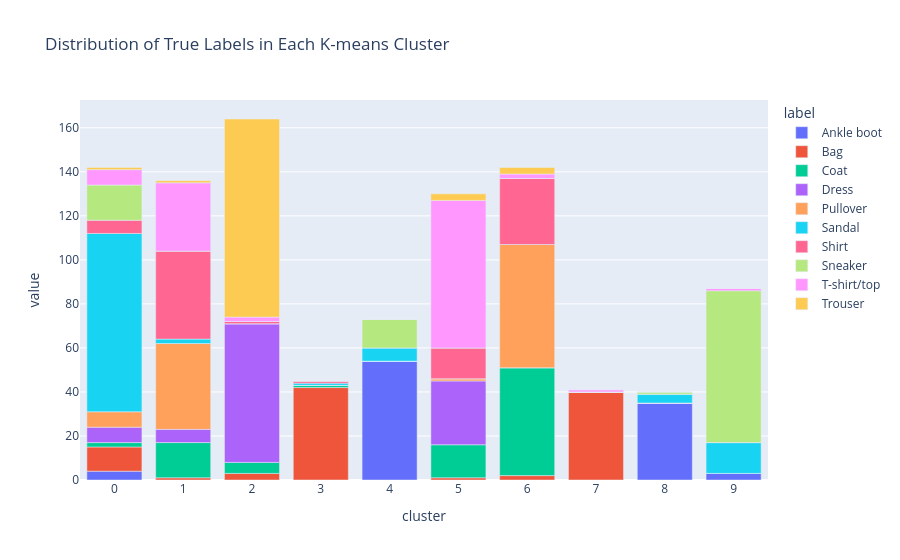

Notebook cell for this chart:
### Markdown cell above
### Problem 2b: Evaluating K-means Clustering

K-means clustering groups data points into clusters based on their similarity. To evaluate how well the clustering algorithm has separated the classes, we can analyze the distribution of true labels within each cluster.

**Task:** 
1. Use the `kmeans_df` `DataFrame` to calculate the distribution of true labels (`label`) within each cluster (`cluster`).
2. Create a [stacked bar plot](https://plotly.com/python/bar-charts/) to visualize the label counts per cluster. Each bar should represent a cluster, and the segments of the bar should represent the counts of each label within that cluster.

**Hint:** If you are running into issues where there are bars “hidden” behind other ones in your Plotly bar chart, try making sure you use fillna(0) or unstack(fill_value=0) after grouping by your KMean clusters.

### Code cell
# TODO: Create a stacked bar plot of the label counts per cluster.
cluster_label_counts = kmeans_df.groupby('cluster')['label'].value_counts().unstack(fill_value=0)
display(cluster_label_counts.info())
display(cluster_label_counts.head(5))

cluster_label_counts.plot(
    kind='bar',
    title='Distribution of True Labels in Each K-means Cluster'
)

### Figure 1 — Plotly figure (JSON) as saved in the notebook; plotly's stock layout.template omitted (floating-point values rounded to 4 significant figures)
{"data": [{"hovertemplate": "label=Ankle boot<br>cluster=%{x}<br>value=%{y}<extra></extra>", "legendgroup": "Ankle boot", "marker": {"color": "#636efa", "pattern": {"shape": ""}}, "name": "Ankle boot", "orientation": "v", "showlegend": true, "textposition": "auto", "type": "bar", "x": ["0", "1", "2", "3", "4", "5", "6", "7", "8", "9"], "xaxis": "x", "y": [4, 0, 0, 0, 54, 0, 0, 0, 35, 3], "yaxis": "y"}, {"hovertemplate": "label=Bag<br>cluster=%{x}<br>value=%{y}<extra></extra>", "legendgroup": "Bag", "marker": {"color": "#EF553B", "pattern": {"shape": ""}}, "name": "Bag", "orientation": "v", "showlegend": true, "textposition": "auto", "type": "bar", "x": ["0", "1", "2", "3", "4", "5", "6", "7", "8", "9"], "xaxis": "x", "y": [11, 1, 3, 42, 0, 1, 2, 40, 0, 0], "yaxis": "y"}, {"hovertemplate": "label=Coat<br>cluster=%{x}<br>value=%{y}<extra></extra>", "legendgroup": "Coat", "marker": {"color": "#00cc96", "pattern": {"shape": ""}}, "name": "Coat", "orientation": "v", "showlegend": true, "textposition": "auto", "type": "bar", "x": ["0", "1", "2", "3", "4", "5", "6", "7", "8", "9"], "xaxis": "x", "y": [2, 16, 5, 1, 0, 15, 49, 0, 0, 0], "yaxis": "y"}, {"hovertemplate": "label=Dress<br>cluster=%{x}<br>value=%{y}<extra></extra>", "legendgroup": "Dress", "marker": {"color": "#ab63fa", "pattern": {"shape": ""}}, "name": "Dress", "orientation": "v", "showlegend": true, "textposition": "auto", "type": "bar", "x": ["0", "1", "2", "3", "4", "5", "6", "7", "8", "9"], "xaxis": "x", "y": [7, 6, 63, 0, 0, 29, 0, 0, 0, 0], "yaxis": "y"}, {"hovertemplate": "label=Pullover<br>cluster=%{x}<br>value=%{y}<extra></extra>", "legendgroup": "Pullover", "marker": {"color": "#FFA15A", "pattern": {"shape": ""}}, "name": "Pullover", "orientation": "v", "showlegend": true, "textposition": "auto", "type": "bar", "x": ["0", "1", "2", "3", "4", "5", "6", "7", "8", "9"], "xaxis": "x", "y": [7, 39, 0, 0, 0, 1, 56, 0, 0, 0], "yaxis": "y"}, {"hovertemplate": "label=Sandal<br>cluster=%{x}<br>value=%{y}<extra></extra>", "legendgroup": "Sandal", "marker": {"color": "#19d3f3", "pattern": {"shape": ""}}, "name": "Sandal", "orientation": "v", "showlegend": true, "textposition": "auto", "type": "bar", "x": ["0", "1", "2", "3", "4", "5", "6", "7", "8", "9"], "xaxis": "x", "y": [81, 2, 0, 1, 6, 0, 0, 0, 4, 14], "yaxis": "y"}, {"hovertemplate": "label=Shirt<br>cluster=%{x}<br>value=%{y}<extra></extra>", "legendgroup": "Shirt", "marker": {"color": "#FF6692", "pattern": {"shape": ""}}, "name": "Shirt", "orientation": "v", "showlegend": true, "textposition": "auto", "type": "bar", "x": ["0", "1", "2", "3", "4", "5", "6", "7", "8", "9"], "xaxis": "x", "y": [6, 40, 1, 1, 0, 14, 30, 0, 0, 0], "yaxis": "y"}, {"hovertemplate": "label=Sneaker<br>cluster=%{x}<br>value=%{y}<extra></extra>", "legendgroup": "Sneaker", "marker": {"color": "#B6E880", "pattern": {"shape": ""}}, "name": "Sneaker", "orientation": "v", "showlegend": true, "textposition": "auto", "type": "bar", "x": ["0", "1", "2", "3", "4", "5", "6", "7", "8", "9"], "xaxis": "x", "y": [16, 0, 0, 0, 13, 0, 0, 0, 1, 69], "yaxis": "y"}, {"hovertemplate": "label=T-shirt/top<br>cluster=%{x}<br>value=%{y}<extra></extra>", "legendgroup": "T-shirt/top", "marker": {"color": "#FF97FF", "pattern": {"shape": ""}}, "name": "T-shirt/top", "orientation": "v", "showlegend": true, "textposition": "auto", "type": "bar", "x": ["0", "1", "2", "3", "4", "5", "6", "7", "8", "9"], "xaxis": "x", "y": [7, 31, 2, 0, 0, 67, 2, 1, 0, 1], "yaxis": "y"}, {"hovertemplate": "label=Trouser<br>cluster=%{x}<br>value=%{y}<extra></extra>", "legendgroup": "Trouser", "marker": {"color": "#FECB52", "pattern": {"shape": ""}}, "name": "Trouser", "orientation": "v", "showlegend": true, "textposition": "auto", "type": "bar", "x": ["0", "1", "2", "3", "4", "5", "6", "7", "8", "9"], "xaxis": "x", "y": [1, 1, 90, 0, 0, 3, 3, 0, 0, 0], "yaxis": "y"}], "layout": {"barmode": "relative", "legend": {"title": {"text": "label"}, "tracegroupgap": 0}, "title": {"text": "Distribution of True Labels in Each K-means Cluster"}, "xaxis": {"anchor": "y", "domain": [0, 1], "title": {"text": "cluster"}}, "yaxis": {"anchor": "x", "domain": [0, 1], "title": {"text": "value"}}}}
